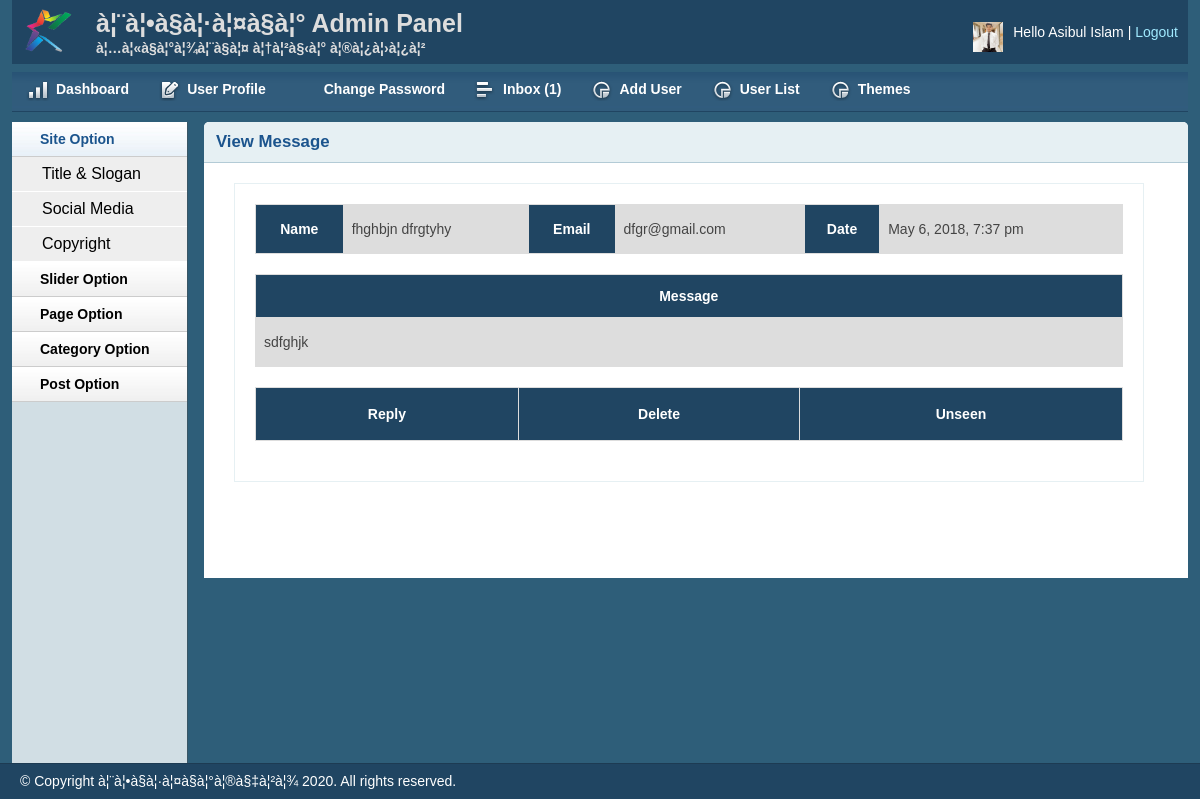
Page /admin/viewmsg.php?msgid=6 (signed in) on the committed database.
### tables this page shows
CREATE TABLE `title_slogan` (
  `id` int(11) NOT NULL,
  `title` varchar(255) NOT NULL,
  `slogan` varchar(255) NOT NULL,
  `logo` varchar(255) NOT NULL
);

CREATE TABLE `user` (
  `id` int(11) NOT NULL,
  `name` text NOT NULL,
  `email` varchar(255) NOT NULL,
  `username` varchar(50) NOT NULL,
  `image` varchar(255) NOT NULL DEFAULT 'default.png',
  `details` text NOT NULL,
  `password` varchar(32) NOT NULL,
  `role` varchar(255) NOT NULL,
  `rec_id` varchar(255) NOT NULL
);

CREATE TABLE `contact` (
  `id` int(11) NOT NULL,
  `fname` varchar(255) NOT NULL,
  `lname` varchar(255) NOT NULL,
  `email` varchar(255) NOT NULL,
  `body` text NOT NULL,
  `status` int(11) DEFAULT '0',
  `date` timestamp NOT NULL DEFAULT CURRENT_TIMESTAMP
);

CREATE TABLE `copyright` (
  `id` int(11) NOT NULL,
  `note` varchar(255) NOT NULL
);

### lib/Database.php (called while the page is built, shortened)
<?php
Class Database{
	public $host   = DB_HOST;
	public $user   = DB_USER;
	public $pass   = DB_PASS;
	public $dbname = DB_NAME;
	public $link;
	private function connectDB(){
	$this->link = new mysqli($this->host, $this->user, $this->pass, $this->dbname);
 }
	public function select($query){
		$result = $this->link->query($query) or die($this->link->error.__LINE__);
		if($result->num_rows > 0){
			return $result;
		} else {
			return false;
		}
	}
}

### admin/Session.php (called while the page is built, shortened)
<?php
	class Session{
		public static function get($key){
			if (isset($_SESSION[$key])) {
				return $_SESSION[$key];
			} else{
				return false;
			}
		}
	}
?>

### helpers/Format.php (called while the page is built, shortened)
<?php
	class Format{
		public function formatDate($date){
			return date('F j, Y, g:i a', strtotime($date));
		}
	}
?>

### admin/viewmsg.php (the view, shortened to what this page needs)
<?php ob_start(); include "inc/header.php"; ?>
<?php include "inc/sidebar.php"; ?>
<div class="grid_10">
    <div class="box round first grid">
        <h2>View Message</h2>
        <div class="copyblock">
<?php
    if (isset($_GET['msgid']) && $_GET['msgid'] != NULL && $_GET['msgid'] != "") {
        $id = mysqli_real_escape_string($db->link, $_GET['msgid']);
        $seenquery = "UPDATE contact SET status = '1' WHERE id = '$id'";
        $db->update($seenquery);
        $query = "SELECT * FROM contact WHERE id = '$id'";
        $selected_row = $db->select($query);
        if ($selected_row) {
            while ($result = $selected_row->fetch_assoc()) {
?>
            <table class="msgtbl">
                <tr>
                    <th>Name</th>
                    <td><?php echo $result['fname']." ".$result['lname']; ?></td>
                    <th>Email</th>
                    <td><?php echo $result['email']; ?></td>
                    <th>Date</th>
                    <td><?php echo $format->formatDate($result['date']); ?></td>
                </tr>
            </table>
            <table class="msgtbl">
                <tr>
                    <th>Message</th>
                </tr>
                <tr>
                    <td><?php echo $result['body']; ?></td>
                </tr>
                <table class="msgtbl">
                    <tr>
                        <th>
                            <a href="replymsg.php?msgid=<?php echo $result['id']; ?>">Reply</a>
                        </th>
                        <th>
                            <a href="?deletemsgid=<?php echo $result['id']; ?>" onclick="return confirm('Are you sure to Delete?'); ">Delete</a>
                        </th>
                        <th>
                            <a href="?unseenmsgid=<?php echo $result['id']; ?>" onclick="return confirm('Are you sure to Unseen?'); ">Unseen</a>
                        </th>
                    </tr>
                </table>
<?php
            }
        }
    }
?>
            </table>
        </div>
    </div>
</div>
<?php include "inc/footer.php"; ?>

### admin/inc/header.php (shortened to what this page needs)
<?php
    include "Session.php";
?>
<?php
    include "../lib/Database.php";
    $db = new Database();
?>
<?php
    include "../helpers/Format.php";
    $format = new Format();
?>
<!DOCTYPE html>
<html>
<head>
    <link rel="stylesheet" type="text/css" href="css/reset.css" media="screen" />
    <link rel="stylesheet" type="text/css" href="css/text.css" media="screen" />
    <link rel="stylesheet" type="text/css" href="css/grid.css" media="screen" />
    <link rel="stylesheet" type="text/css" href="css/layout.css" media="screen" />
    <link rel="stylesheet" type="text/css" href="css/nav.css" media="screen" />
    <link rel="stylesheet" type="text/css" href="css/style.css" media="screen" />
    <link href="css/table/demo_page.css" rel="stylesheet" type="text/css" />
</head>
<body>
<div class="container_12">
<div class="grid_12 header-repeat">
    <div id="branding">
<?php
    $query = "SELECT * FROM title_slogan";
    $title_slogan = $db->select($query);
    if ($title_slogan) {
        while ($result = $title_slogan->fetch_assoc()) {
?>
        <div class="floatleft logo">
            <img src="logo/<?php echo $result['logo']; ?>" alt="Logo" />
        </div>
        <div class="floatleft middle">
            <h1><?php echo $result['title']; ?> Admin Panel</h1>
            <p><?php echo $result['slogan']; ?></p>
        </div>
<?php
        }
    }
?>
        <div class="floatright">
<?php
    $sesId = Session::get("userId");
    $query = "SELECT * FROM user WHERE id = '$sesId'";
    $profile_photo = $db->select($query);
    if ($profile_photo) {
        while ($result = $profile_photo->fetch_assoc()) {
?>
            <div class="floatleft">
                <img src="profile_photo/<?php echo $result['image']; ?>" alt="Profile Pic" height="30px" width="30px" />
            </div>
<?php
        }
    }
?>
            <div class="floatleft marginleft10">
                <ul class="inline-ul floatleft">
                    <li><?php echo "Hello ".Session::get("name"); ?></li>
                    <li><a href="?action=logout">Logout</a></li>
                </ul>
            </div>
        </div>
    </div>
</div>
<div class="grid_12">
    <ul class="nav main">
        <li class="ic-dashboard"><a href="index.php"><span>Dashboard</span></a> </li>
        <li class="ic-form-style"><a href="profile.php"><span>User Profile</span></a></li>
        <li class="ic-typography"><a href="changepassword.php"><span>Change Password</span></a></li>
<?php
    if (Session::get("role") == "admin") {
?>
        <li class="ic-grid-tables"><a href="inbox.php"><span>Inbox
<?php
    $query = "SELECT * FROM contact WHERE status = '0'";
    $selected_rows = $db->select($query);
    if ($selected_rows) {
        $count = mysqli_num_rows($selected_rows);
        echo "(".$count.")";
    }
?>
        </span></a></li>
        <li class="ic-charts"><a href="adduser.php"><span>Add User</span></a></li>
<?php
    }
?>
<?php
    if (Session::get("role") == "admin" || Session::get("role") == "editor") {
?>
        <li class="ic-charts"><a href="userlist.php"><span>User List</span></a></li>
<?php
    }
?>
<?php
    if (Session::get("role") == "admin") {
?>
        <li class="ic-charts"><a href="themes.php"><span>Themes</span></a></li>
<?php
    }
?>
    </ul>
</div>

### admin/inc/footer.php (shortened to what this page needs)
    </div>
    <div id="site_info">
<?php
    $query = "SELECT * FROM copyright";
    $copyright = $db->select($query);
    if ($copyright) {
        while ($result = $copyright->fetch_assoc()) {
?>
          <p>&copy; Copyright <?php echo $result['note']; echo " ".date('Y').". "; ?>All rights reserved.</p>
<?php
        }
    }
?>
    </div>
</body>
</html>

### admin/css/layout.css (style rules this page uses)
body { background: #fff none repeat scroll 0 0; color: #444; font-size: 14px; padding: 0; }
.floatleft { float:left; }
.logo img { margin-top: -15px; width: 52px; }
.middle { margin-left: 22px; margin-top: -14px; }
.middle h1 { color:#ddd;margin:0 }
.middle p { color: #ddd; margin: 0; font-weight: bold; }
.floatright { float:right; }
.inline-ul li { display:inline; color:#fff; }
.marginleft10 { margin-left:10px; }
a { color: #000; font-weight:bold; text-decoration: none; }
.container_12, .container_16 { background:#2E5E79; }
h1, h2, h3, h4, h5, h6 { line-height:1.2em; margin-bottom:.3em; }
h2 { margin-top:1em; }
#branding { font-weight: normal; margin-bottom: 0; padding: 22px 10px 3px; text-align: left; }
.header-repeat { background:url(../img/header-repeat.jpg) repeat-x; }
#branding a { color:#A1EAFF; font-weight:normal; }
#branding a:before { content:" | "; color:#fff; }
#branding ul, #branding ul li { margin:0px; padding:0px; }
#branding li { padding:0px 0px 0px 0px !important; }
.box { background:#fff; margin-bottom:20px; padding:10px 10px 10px 10px; margin-left:-8px; }
.box.grid { padding-bottom:40px; }
.box.round { -moz-border-radius: 5px 5px 0px 0px; -webkit-border-radius: 5px 5px 0px 0px; border-radius: 5px 5px 0px 0px; }
.box h2 { font-size:1.2em; font-weight:bold; color:#1B548D; background:#E6F0F3; margin:-10px -10px 0 -10px; padding:10px 12px; border-bottom:1px solid #B3CBD6; -moz-border-radius: 5px 5px 0px 0px; -webkit-border-radius: 5px 5px 0px 0px; border-radius: 5px 5px 0px 0px; }
.box.first { min-height: 406px; }
.copyblock { border: 1px solid #e6f0f3; line-height: 32px; margin-left: 100px; margin-top: 20px; padding-left: 20px; width: 600px; }
p { margin-bottom:1em; }
ul, ol { padding-top:0; }
#site_info { color:#fff; background:#204562; border-top:1px solid #1d3b53; padding-left:20px; }
#site_info p { line-height:35px; margin-bottom:0px; }

### admin/viewmsg.php (style rules this page uses)
.msgtbl { font-family: "Trebuchet MS", Arial, Helvetica, sans-serif; border-collapse: collapse; width: 100%; }
.msgtbl td, .msgtbl th { border: 1px solid #ddd; padding: 8px; background-color: #ddd; }
.msgtbl th { padding-top: 5px; padding-bottom: 5px; text-align: center; background-color: #204562; color: white; }
.msgtbl a { display:block; padding-top: 5px; padding-bottom: 5px; text-align: center; background-color: #204562; color: white; }
.copyblock { border: 1px solid #e6f0f3; line-height: 32px; margin: 20px; padding: 20px; width: 90%; }

### rows in the picture
title_slogan: logo (picture), title "à¦¨à¦•à§à¦·à¦¤à§à¦°", slogan "à¦…à¦«à§à¦°à¦¾à¦¨à§à¦¤ à¦†à¦²à§‹à¦° à¦®à¦¿à¦›à¦¿à¦²"
user: image (picture)
contact: fname "fhghbjn", lname "dfrgtyhy", email "dfgr@gmail.com", date "May 6, 2018, 7:37 pm", body "sdfghjk"
copyright: note "à¦¨à¦•à§à¦·à¦¤à§à¦°à¦®à§‡à¦²à¦¾"

### other values in the picture
Session::get("name") "Asibul Islam"
$count "1"
